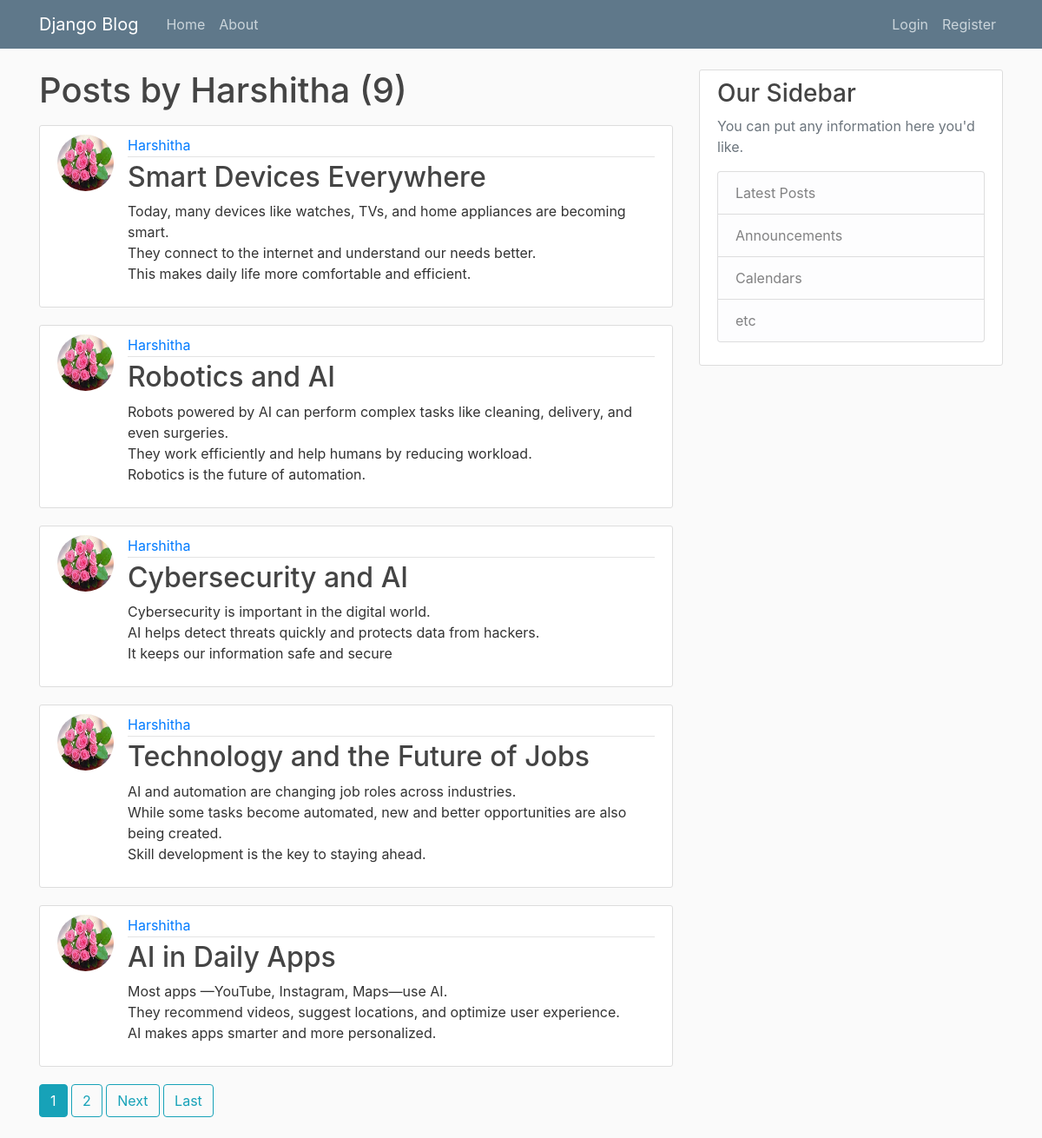
The page /user/Harshitha on the database its author committed.
### Blog/models.py (models this page shows, shortened)
class Post(models.Model):
    title=models.CharField(max_length=100)
    content=models.TextField()
    data_posted=models.DateTimeField(default=timezone.now)
    author=models.ForeignKey(User,on_delete=models.CASCADE)

### Register/models.py (models this page shows, shortened)
class Profile(models.Model):
    user=models.OneToOneField(User,on_delete=models.CASCADE)
    image=models.ImageField(default="default.jpg",upload_to='profile_pics')

### Blog/views.py (the view)
# urls.py: path('user/<str:username>', views.UserPostListView.as_view(), name='user-posts'),
class UserPostListView(ListView):
    model = Post
    template_name = 'Blog/user_posts.html'  # <app>/<model>_<viewtype>.html
    context_object_name = 'posts'
    paginate_by = 5
    def get_queryset(self):
        user = get_object_or_404(User, username=self.kwargs.get('username'))
        return Post.objects.filter(author=user).order_by('-data_posted')

### Blog/templates/Blog/user_posts.html (shortened to what this page needs)
{% extends "blog/base.html" %}
{% block content %}
    <h1 class="mb-3">Posts by {{ view.kwargs.username }} ({{ page_obj.paginator.count }})</h1>
    {% for post in posts %}
        <article class="media content-section">
          <img class="rounded-circle article-img" src="{{ post.author.profile.image.url }}">
          <div class="media-body">
            <div class="article-metadata">
              <a class="mr-2" href="{% url 'user-posts' post.author.username %}">{{ post.author }}</a>
            </div>
            <h2><a class="article-title" href="{% url 'post-detail' post.id %}">{{ post.title }}</a></h2>
            <p class="article-content">{{ post.content }}</p>
          </div>
        </article>
    {% endfor %}
    {% if is_paginated %}
      {% for num in page_obj.paginator.page_range %}
        {% if page_obj.number == num %}
          <a class="btn btn-info mb-4" href="?page={{ num }}">{{ num }}</a>
        {% elif num > page_obj.number|add:'-3' and num < page_obj.number|add:'3' %}
          <a class="btn btn-outline-info mb-4" href="?page={{ num }}">{{ num }}</a>
        {% endif %}
      {% endfor %}
      {% if page_obj.has_next %}
        <a class="btn btn-outline-info mb-4" href="?page={{ page_obj.next_page_number }}">Next</a>
        <a class="btn btn-outline-info mb-4" href="?page={{ page_obj.paginator.num_pages }}">Last</a>
      {% endif %}
    {% endif %}
{% endblock content %}

### Blog/static/Blog/main.css (style rules this page uses)
body { background: #fafafa; color: #333333; margin-top: 5rem; }
h1, h2, h3, h4, h5, h6 { color: #444444; }
.content-section { background: #ffffff; padding: 10px 20px; border: 1px solid #dddddd; border-radius: 3px; margin-bottom: 20px; }
.article-title { color: #444444; }
.article-content { white-space: pre-line; }
.article-img { height: 65px; width: 65px; margin-right: 16px; }
.article-metadata { padding-bottom: 1px; margin-bottom: 4px; border-bottom: 1px solid #e3e3e3 }

### rows shown on the page
Post: author.profile.image (picture), author "Harshitha", title "Smart Devices Everywhere", content "Today, many devices like watches, TVs, and home appliances are becoming smart. They connect to the internet and understand our needs better. This makes daily life more comfortable and efficient."
Post: author.profile.image (picture), author "Harshitha", title "Robotics and AI", content "Robots powered by AI can perform complex tasks like cleaning, delivery, and even surgeries. They work efficiently and help humans by reducing workload. Robotics is the future of automation."
Post: author.profile.image (picture), author "Harshitha", title "Cybersecurity and AI", content "Cybersecurity is important in the digital world. AI helps detect threats quickly and protects data from hackers. It keeps our information safe and secure"
Post: author.profile.image (picture), author "Harshitha", title "Technology and the Future of Jobs", content "AI and automation are changing job roles across industries. While some tasks become automated, new and better opportunities are also being created. Skill development is the key to staying ahead."
Post: author.profile.image (picture), author "Harshitha", title "AI in Daily Apps", content "Most apps —YouTube, Instagram, Maps—use AI. They recommend videos, suggest locations, and optimize user experience. AI makes apps smarter and more personalized."

### other values the page prints
{{ view.kwargs.username }} "Harshitha"
{{ page_obj.paginator.count }} "9"
{{ num }} "1"
{{ num }} "2"
